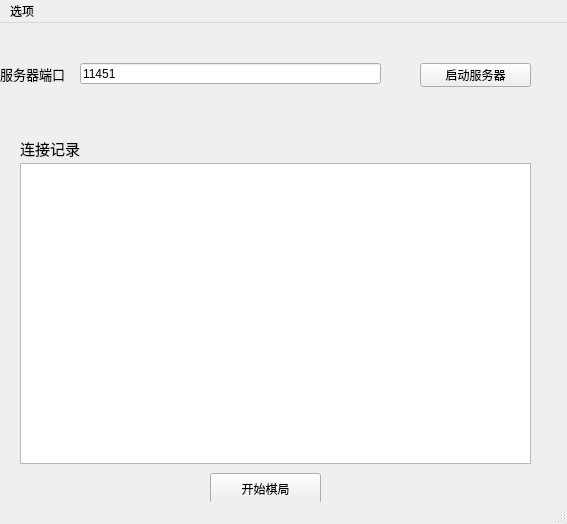
<?xml version="1.0" encoding="UTF-8"?>
<ui version="4.0">
 <class>ServerWindow</class>
 <widget class="QMainWindow" name="ServerWindow">
  <property name="geometry">
   <rect>
    <x>0</x>
    <y>0</y>
    <width>567</width>
    <height>524</height>
   </rect>
  </property>
  <property name="windowTitle">
   <string>MainWindow</string>
  </property>
  <widget class="QWidget" name="centralwidget">
   <widget class="QLabel" name="label">
    <property name="geometry">
     <rect>
      <x>0</x>
      <y>30</y>
      <width>71</width>
      <height>41</height>
     </rect>
    </property>
    <property name="font">
     <font>
      <pointsize>10</pointsize>
     </font>
    </property>
    <property name="text">
     <string>服务器端口</string>
    </property>
   </widget>
   <widget class="QLineEdit" name="defaultEdit">
    <property name="geometry">
     <rect>
      <x>80</x>
      <y>40</y>
      <width>301</width>
      <height>21</height>
     </rect>
    </property>
    <property name="text">
     <string>11451</string>
    </property>
   </widget>
   <widget class="QPushButton" name="startBtn">
    <property name="geometry">
     <rect>
      <x>420</x>
      <y>40</y>
      <width>111</width>
      <height>24</height>
     </rect>
    </property>
    <property name="text">
     <string>启动服务器</string>
    </property>
   </widget>
   <widget class="QLabel" name="label_2">
    <property name="geometry">
     <rect>
      <x>20</x>
      <y>110</y>
      <width>81</width>
      <height>31</height>
     </rect>
    </property>
    <property name="font">
     <font>
      <pointsize>11</pointsize>
     </font>
    </property>
    <property name="text">
     <string>连接记录</string>
    </property>
   </widget>
   <widget class="QPlainTextEdit" name="plainTextEdit">
    <property name="geometry">
     <rect>
      <x>20</x>
      <y>140</y>
      <width>511</width>
      <height>301</height>
     </rect>
    </property>
   </widget>
   <widget class="QLabel" name="label_3">
    <property name="geometry">
     <rect>
      <x>0</x>
      <y>560</y>
      <width>53</width>
      <height>16</height>
     </rect>
    </property>
    <property name="text">
     <string>TextLabel</string>
    </property>
   </widget>
   <widget class="QPushButton" name="startGameBtn">
    <property name="geometry">
     <rect>
      <x>210</x>
      <y>450</y>
      <width>111</width>
      <height>31</height>
     </rect>
    </property>
    <property name="text">
     <string>开始棋局</string>
    </property>
    <property name="default">
     <bool>false</bool>
    </property>
   </widget>
  </widget>
  <widget class="QMenuBar" name="menubar">
   <property name="geometry">
    <rect>
     <x>0</x>
     <y>0</y>
     <width>567</width>
     <height>22</height>
    </rect>
   </property>
   <widget class="QMenu" name="menu">
    <property name="title">
     <string>选项</string>
    </property>
    <addaction name="actionexit"/>
   </widget>
   <addaction name="menu"/>
  </widget>
  <widget class="QStatusBar" name="statusbar"/>
  <action name="actionexit">
   <property name="text">
    <string>返回</string>
   </property>
  </action>
 </widget>
 <resources/>
 <connections/>
</ui>
